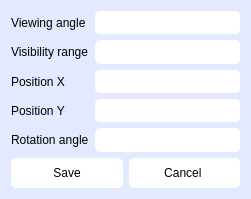
<?xml version="1.0" encoding="UTF-8"?>
<ui version="4.0">
 <class>DynamicChangingCamera</class>
 <widget class="QDialog" name="DynamicChangingCamera">
  <property name="geometry">
   <rect>
    <x>0</x>
    <y>0</y>
    <width>251</width>
    <height>199</height>
   </rect>
  </property>
  <property name="sizePolicy">
   <sizepolicy hsizetype="Fixed" vsizetype="Fixed">
    <horstretch>0</horstretch>
    <verstretch>0</verstretch>
   </sizepolicy>
  </property>
  <property name="minimumSize">
   <size>
    <width>251</width>
    <height>199</height>
   </size>
  </property>
  <property name="maximumSize">
   <size>
    <width>251</width>
    <height>199</height>
   </size>
  </property>
  <property name="windowTitle">
   <string>Camera Change</string>
  </property>
  <property name="styleSheet">
   <string notr="true">background: #E3EAFF;</string>
  </property>
  <layout class="QVBoxLayout" name="verticalLayout_2">
   <item>
    <layout class="QFormLayout" name="formLayout">
     <item row="0" column="0">
      <widget class="QLabel" name="viewingAngleHint">
       <property name="text">
        <string>Viewing angle</string>
       </property>
      </widget>
     </item>
     <item row="0" column="1">
      <widget class="QLineEdit" name="viewingAngleInputField">
       <property name="styleSheet">
        <string notr="true">background: white;
border-radius: 5px;
height: 30px;</string>
       </property>
      </widget>
     </item>
     <item row="1" column="0">
      <widget class="QLabel" name="visibilityRangeHint">
       <property name="text">
        <string>Visibility range</string>
       </property>
      </widget>
     </item>
     <item row="1" column="1">
      <widget class="QLineEdit" name="visibilityRangeInputField">
       <property name="styleSheet">
        <string notr="true">background: white;
border-radius: 5px;
height: 30px;</string>
       </property>
      </widget>
     </item>
     <item row="2" column="0">
      <widget class="QLabel" name="positionXHint">
       <property name="text">
        <string>Position X</string>
       </property>
      </widget>
     </item>
     <item row="2" column="1">
      <widget class="QLineEdit" name="positionXInputField">
       <property name="styleSheet">
        <string notr="true">background: white;
border-radius: 5px;
height: 30px;</string>
       </property>
      </widget>
     </item>
     <item row="3" column="0">
      <widget class="QLabel" name="positionYHint">
       <property name="text">
        <string>Position Y</string>
       </property>
      </widget>
     </item>
     <item row="3" column="1">
      <widget class="QLineEdit" name="positionYInputField">
       <property name="styleSheet">
        <string notr="true">background: white;
border-radius: 5px;
height: 30px;</string>
       </property>
      </widget>
     </item>
     <item row="4" column="0">
      <widget class="QLabel" name="rotationAngleHint">
       <property name="text">
        <string>Rotation angle</string>
       </property>
      </widget>
     </item>
     <item row="4" column="1">
      <widget class="QLineEdit" name="rotationAngleInputField">
       <property name="styleSheet">
        <string notr="true">background: white;
border-radius: 5px;
height: 30px;</string>
       </property>
      </widget>
     </item>
    </layout>
   </item>
   <item>
    <layout class="QHBoxLayout" name="horizontalLayout">
     <item>
      <widget class="QPushButton" name="saveButton">
       <property name="styleSheet">
        <string notr="true">
QPushButton
{
background: white;
border-radius: 5px; 
height: 30px;
}
QPushButton:hover
{
background: rgb(244, 244, 244);
}


</string>
       </property>
       <property name="text">
        <string>Save</string>
       </property>
      </widget>
     </item>
     <item>
      <widget class="QPushButton" name="cancelButton">
       <property name="styleSheet">
        <string notr="true">
QPushButton
{
background: white;
border-radius: 5px; 
height: 30px;
}
QPushButton:hover
{
background: rgb(244, 244, 244);
}


</string>
       </property>
       <property name="text">
        <string>Cancel </string>
       </property>
      </widget>
     </item>
    </layout>
   </item>
  </layout>
 </widget>
 <resources/>
 <connections/>
</ui>
